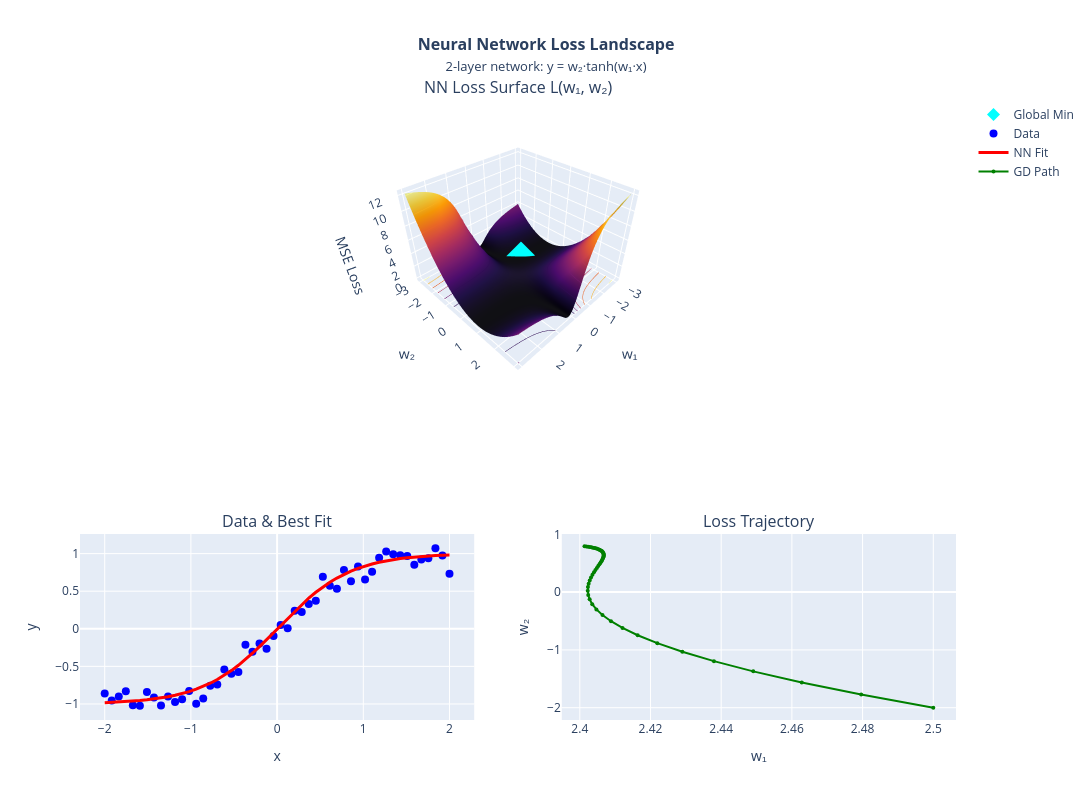

This figure's notebook cell:
### Markdown cell above
---

# Section 21 — Neural Network Loss Surface

## Simplified Neural Network

Consider a 2-layer network with one hidden unit:

$$
\hat{y} = \sigma(w_2 \sigma(w_1 x + b_1) + b_2)
$$

The loss landscape over $(w_1, w_2)$ reveals:
- **Symmetry**: Swapping signs of weights can give equivalent solutions
- **Saddle points**: Abundant in high dimensions
- **Flat regions**: Where gradients vanish (sigmoid saturation)

## Why Deep Learning Uses Gradients

1. **Scalability**: Gradients work in millions of dimensions
2. **Differentiability**: Modern frameworks auto-differentiate
3. **Stochasticity**: SGD noise helps escape local minima
4. **Momentum**: Accumulated gradients accelerate convergence

> 🧠 **Key Insight**: Despite the non-convexity, gradient-based methods work remarkably well in practice because:
> - Most local minima are nearly as good as the global minimum
> - Saddle points are more problematic than local minima in high dimensions
> - The probability of hitting a bad local minimum decreases with dimensionality

### Code cell
# ============================================
# Section 21 — Neural Network Loss Surface
# ============================================

def visualize_nn_loss_surface():
    """Create a simplified neural network loss landscape."""

    # Simple 1D regression problem
    np.random.seed(42)
    x_data = np.linspace(-2, 2, 50)
    y_true = np.sin(x_data) + 0.1 * np.random.randn(50)

    # 2-layer network: y = w2 * tanh(w1 * x)
    # Loss landscape over (w1, w2)
    w1 = np.linspace(-3, 3, 100)
    w2 = np.linspace(-3, 3, 100)
    W1, W2 = np.meshgrid(w1, w2)

    Z = np.zeros_like(W1)
    for i in range(len(w1)):
        for j in range(len(w2)):
            y_pred = W2[j, i] * np.tanh(W1[j, i] * x_data)
            Z[j, i] = np.mean((y_true - y_pred)**2)

    fig = make_subplots(
        rows=2, cols=2,
        specs=[[{'type': 'surface', 'colspan': 2}, None],
               [{'type': 'xy'}, {'type': 'xy'}]],
        subplot_titles=('NN Loss Surface L(w₁, w₂)', 'Data & Best Fit', 'Loss Trajectory'),
        row_heights=[0.6, 0.4]
    )

    # 3D Loss Surface
    fig.add_trace(go.Surface(
        z=Z, x=W1, y=W2,
        colorscale='Inferno',
        showscale=False,
        contours=dict(z=dict(show=True, usecolormap=True, project_z=True))
    ), row=1, col=1)

    # Find minimum
    min_idx = np.unravel_index(np.argmin(Z), Z.shape)
    w1_opt, w2_opt = w1[min_idx[1]], w2[min_idx[0]]

    fig.add_trace(go.Scatter3d(
        x=[w1_opt], y=[w2_opt], z=[Z.min()],
        mode='markers',
        marker=dict(size=10, color='cyan', symbol='diamond'),
        name='Global Min'
    ), row=1, col=1)

    # Data and best fit
    y_best = w2_opt * np.tanh(w1_opt * x_data)
    fig.add_trace(go.Scatter(x=x_data, y=y_true, mode='markers', 
                            marker=dict(size=8, color='blue'), name='Data'), row=2, col=1)
    fig.add_trace(go.Scatter(x=x_data, y=y_best, mode='lines',
                            line=dict(color='red', width=3), name='NN Fit'), row=2, col=1)

    # Simple gradient descent trajectory
    lr = 0.05
    pos = np.array([2.5, -2.0])  # Starting point
    trajectory = [pos.copy()]

    for _ in range(50):
        # Numerical gradient
        eps = 0.01
        y_pred = pos[1] * np.tanh(pos[0] * x_data)
        loss = np.mean((y_true - y_pred)**2)

        y_pred_w1 = pos[1] * np.tanh((pos[0]+eps) * x_data)
        y_pred_w2 = (pos[1]+eps) * np.tanh(pos[0] * x_data)

        grad_w1 = (np.mean((y_true - y_pred_w1)**2) - loss) / eps
        grad_w2 = (np.mean((y_true - y_pred_w2)**2) - loss) / eps

        pos = pos - lr * np.array([grad_w1, grad_w2])
        trajectory.append(pos.copy())

        if np.linalg.norm([grad_w1, grad_w2]) < 0.001:
            break

    traj = np.array(trajectory)
    fig.add_trace(go.Scatter(x=traj[:, 0], y=traj[:, 1], mode='lines+markers',
                            line=dict(color='green', width=2),
                            marker=dict(size=4), name='GD Path'), row=2, col=2)

    fig.update_layout(
        title=dict(text='<b>Neural Network Loss Landscape</b><br>'
                  '<span style="font-size:13px">2-layer network: y = w₂·tanh(w₁·x)</span>',
                  x=0.5, font=dict(size=16)),
        height=800,
        width=1100,
        scene=dict(
            xaxis_title='w₁', yaxis_title='w₂', zaxis_title='MSE Loss',
            aspectratio=dict(x=1, y=1, z=0.7)
        )
    )

    fig.update_xaxes(title_text='x', row=2, col=1)
    fig.update_yaxes(title_text='y', row=2, col=1)
    fig.update_xaxes(title_text='w₁', row=2, col=2)
    fig.update_yaxes(title_text='w₂', row=2, col=2)

    fig.show()

    print(f"\n🧠 Neural Network Loss Analysis:")
    print(f"   Architecture: y = w₂·tanh(w₁·x)")
    print(f"   Optimal weights: w₁={w1_opt:.3f}, w₂={w2_opt:.3f}")
    print(f"   Minimum MSE: {Z.min():.4f}")
    print(f"   GD steps to convergence: {len(trajectory)-1}")
    print(f"\n   Why gradients work in deep learning:")
    print(f"   • High-dimensional spaces have fewer bad local minima")
    print(f"   • Saddle points are more common but escapable")
    print(f"   • Stochasticity (SGD) provides implicit regularization")

visualize_nn_loss_surface()

### Figure 1 — Plotly figure (JSON) as saved in the notebook; plotly's stock layout.template omitted (floating-point values rounded to 4 significant figures; data arrays with more than 128 entries replaced by an {"elided": "..."} marker saying what was removed)
{"data": [{"colorscale": [[0, "#000004"], [0.1111, "#1b0c41"], [0.2222, "#4a0c6b"], [0.3333, "#781c6d"], [0.4444, "#a52c60"], [0.5556, "#cf4446"], [0.6667, "#ed6925"], [0.7778, "#fb9b06"], [0.8889, "#f7d13d"], [1, "#fcffa4"]], "contours": {"z": {"project": {"z": true}, "show": true, "usecolormap": true}}, "scene": "scene", "showscale": false, "type": "surface", "x": {"elided": "100x100 float values"}, "y": {"elided": "100x100 float values"}, "z": {"elided": "100x100 float values"}}, {"marker": {"color": "cyan", "size": 10, "symbol": "diamond"}, "mode": "markers", "name": "Global Min", "scene": "scene", "type": "scatter3d", "x": [-1.182], "y": [-1], "z": [0.009789]}, {"marker": {"color": "blue", "size": 8}, "mode": "markers", "name": "Data", "type": "scatter", "x": [-2.0, -1.918, -1.837, -1.755, -1.673, -1.592, -1.51, -1.429, -1.347, -1.265, -1.184, -1.102, -1.02, -0.9388, -0.8571, -0.7755, -0.6939, -0.6122, -0.5306, -0.449, -0.3673, -0.2857, -0.2041, -0.1224, -0.04082, 0.04082, 0.1224, 0.2041, 0.2857, 0.3673, 0.449, 0.5306, 0.6122, 0.6939, 0.7755, 0.8571, 0.9388, 1.02, 1.102, 1.184, 1.265, 1.347, 1.429, 1.51, 1.592, 1.673, 1.755, 1.837, 1.918, 2.0], "xaxis": "x", "y": [-0.8596, -0.954, -0.9001, -0.8308, -1.018, -1.023, -0.8402, -0.9132, -1.022, -0.8994, -0.9723, -0.9387, -0.8281, -0.9982, -0.9285, -0.7563, -0.7408, -0.5433, -0.5969, -0.5753, -0.2126, -0.3044, -0.1959, -0.2646, -0.09524, 0.0519, 0.007044, 0.2402, 0.2218, 0.33, 0.3739, 0.6913, 0.5734, 0.5338, 0.7823, 0.6339, 0.8277, 0.6564, 0.7593, 0.9457, 1.028, 0.9922, 0.9783, 0.9681, 0.8519, 0.9227, 0.937, 1.071, 0.9746, 0.733], "yaxis": "y"}, {"line": {"color": "red", "width": 3}, "mode": "lines", "name": "NN Fit", "type": "scatter", "x": [-2.0, -1.918, -1.837, -1.755, -1.673, -1.592, -1.51, -1.429, -1.347, -1.265, -1.184, -1.102, -1.02, -0.9388, -0.8571, -0.7755, -0.6939, -0.6122, -0.5306, -0.449, -0.3673, -0.2857, -0.2041, -0.1224, -0.04082, 0.04082, 0.1224, 0.2041, 0.2857, 0.3673, 0.449, 0.5306, 0.6122, 0.6939, 0.7755, 0.8571, 0.9388, 1.02, 1.102, 1.184, 1.265, 1.347, 1.429, 1.51, 1.592, 1.673, 1.755, 1.837, 1.918, 2.0], "xaxis": "x", "y": [-0.9825, -0.9788, -0.9743, -0.9689, -0.9624, -0.9546, -0.9452, -0.9339, -0.9204, -0.9043, -0.8851, -0.8623, -0.8355, -0.8039, -0.767, -0.7242, -0.6751, -0.6191, -0.556, -0.4858, -0.4088, -0.3254, -0.2366, -0.1437, -0.0482, 0.0482, 0.1437, 0.2366, 0.3254, 0.4088, 0.4858, 0.556, 0.6191, 0.6751, 0.7242, 0.767, 0.8039, 0.8355, 0.8623, 0.8851, 0.9043, 0.9204, 0.9339, 0.9452, 0.9546, 0.9624, 0.9689, 0.9743, 0.9788, 0.9825], "yaxis": "y"}, {"line": {"color": "green", "width": 2}, "marker": {"size": 4}, "mode": "lines+markers", "name": "GD Path", "type": "scatter", "x": [2.5, 2.48, 2.463, 2.449, 2.438, 2.429, 2.422, 2.416, 2.412, 2.409, 2.406, 2.405, 2.404, 2.403, 2.402, 2.402, 2.402, 2.402, 2.403, 2.403, 2.404, 2.404, 2.404, 2.405, 2.405, 2.406, 2.406, 2.406, 2.406, 2.407, 2.407, 2.407, 2.407, 2.407, 2.407, 2.407, 2.406, 2.406, 2.406, 2.406, 2.406, 2.405, 2.405, 2.405, 2.404, 2.404, 2.403, 2.403, 2.402, 2.402, 2.401], "xaxis": "x2", "y": [-2.0, -1.772, -1.563, -1.371, -1.195, -1.032, -0.8833, -0.7461, -0.6199, -0.5038, -0.397, -0.2987, -0.2082, -0.125, -0.04833, 0.02219, 0.0871, 0.1468, 0.2018, 0.2524, 0.299, 0.3419, 0.3813, 0.4177, 0.4511, 0.4818, 0.5102, 0.5362, 0.5602, 0.5823, 0.6026, 0.6213, 0.6385, 0.6543, 0.6689, 0.6823, 0.6947, 0.706, 0.7165, 0.7261, 0.735, 0.7431, 0.7506, 0.7575, 0.7639, 0.7698, 0.7752, 0.7801, 0.7847, 0.7889, 0.7928], "yaxis": "y2"}], "layout": {"annotations": [{"font": {"size": 16}, "showarrow": false, "text": "NN Loss Surface L(w₁, w₂)", "x": 0.5, "xanchor": "center", "xref": "paper", "y": 1, "yanchor": "bottom", "yref": "paper"}, {"font": {"size": 16}, "showarrow": false, "text": "Data & Best Fit", "x": 0.225, "xanchor": "center", "xref": "paper", "y": 0.3, "yanchor": "bottom", "yref": "paper"}, {"font": {"size": 16}, "showarrow": false, "text": "Loss Trajectory", "x": 0.775, "xanchor": "center", "xref": "paper", "y": 0.3, "yanchor": "bottom", "yref": "paper"}], "height": 800, "scene": {"aspectratio": {"x": 1, "y": 1, "z": 0.7}, "domain": {"x": [0, 1], "y": [0.55, 1]}, "xaxis": {"title": {"text": "w₁"}}, "yaxis": {"title": {"text": "w₂"}}, "zaxis": {"title": {"text": "MSE Loss"}}}, "title": {"font": {"size": 16}, "text": "<b>Neural Network Loss Landscape</b><br><span style=\"font-size:13px\">2-layer network: y = w₂·tanh(w₁·x)</span>", "x": 0.5}, "width": 1100, "xaxis": {"anchor": "y", "domain": [0, 0.45], "title": {"text": "x"}}, "xaxis2": {"anchor": "y2", "domain": [0.55, 1], "title": {"text": "w₁"}}, "yaxis": {"anchor": "x", "domain": [0, 0.3], "title": {"text": "y"}}, "yaxis2": {"anchor": "x2", "domain": [0, 0.3], "title": {"text": "w₂"}}}}
